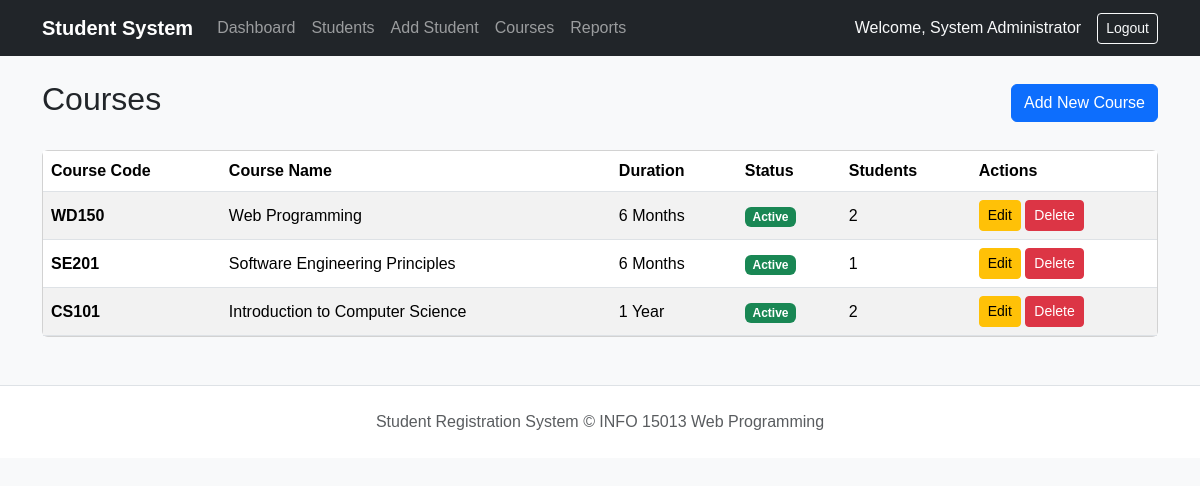
Screenshot of /courses/index.php (signed in) with the database file from the repository.
### tables this page shows
CREATE TABLE `courses` (
  `id` INT AUTO_INCREMENT PRIMARY KEY,
  `course_code` VARCHAR(20) NOT NULL UNIQUE,
  `course_name` VARCHAR(100) NOT NULL,
  `duration` VARCHAR(50) NOT NULL,
  `description` TEXT DEFAULT NULL,
  `status` ENUM('active', 'inactive') NOT NULL DEFAULT 'active',
  `created_at` TIMESTAMP DEFAULT CURRENT_TIMESTAMP
);

### includes/functions.php (called while the page is built)
<?php
function sanitize($data) {
    return htmlspecialchars(trim((string)$data), ENT_QUOTES, 'UTF-8');
}

### courses/index.php (the view, shortened to what this page needs)
<?php
require_once __DIR__ . '/../config/database.php';
require_once __DIR__ . '/../includes/functions.php';
$stmt = $pdo->query("
    SELECT c.*, COUNT(e.student_id) AS student_count
    FROM courses c
    LEFT JOIN enrollments e ON c.id = e.course_id
    GROUP BY c.id
    ORDER BY c.id DESC
");
$courses = $stmt->fetchAll();
require_once __DIR__ . '/../includes/header.php';
?>
<div class="d-flex justify-content-between align-items-center mb-4">
    <h2>Courses</h2>
    <a href="add.php" class="btn btn-primary">Add New Course</a>
</div>
<div class="card">
    <div class="card-body p-0">
        <table class="table table-striped mb-0">
            <thead>
                <tr>
                    <th>Course Code</th>
                    <th>Course Name</th>
                    <th>Duration</th>
                    <th>Status</th>
                    <th>Students</th>
                    <th>Actions</th>
                </tr>
            </thead>
            <tbody>
                <?php if (empty($courses)): ?>
                    <tr>
                        <td colspan="6" class="text-center py-3">No courses found.</td>
                    </tr>
                <?php else: ?>
                    <?php foreach ($courses as $c): ?>
                        <tr>
                            <td><strong><?= sanitize($c['course_code']) ?></strong></td>
                            <td><?= sanitize($c['course_name']) ?></td>
                            <td><?= sanitize($c['duration']) ?></td>
                            <td>
                                <?php if ($c['status'] === 'active'): ?>
                                    <span class="badge bg-success">Active</span>
                                <?php else: ?>
                                    <span class="badge bg-secondary">Inactive</span>
                                <?php endif; ?>
                            </td>
                            <td><?= $c['student_count'] ?></td>
                            <td>
                                <a href="edit.php?id=<?= $c['id'] ?>" class="btn btn-sm btn-warning">Edit</a>
                                <a href="delete.php?id=<?= $c['id'] ?>" class="btn btn-sm btn-danger" onclick="return confirm('Are you sure you want to delete this course?');">Delete</a>
                            </td>
                        </tr>
                    <?php endforeach; ?>
                <?php endif; ?>
            </tbody>
        </table>
    </div>
</div>
<?php require_once __DIR__ . '/../includes/footer.php'; ?>

### assets/css/style.css (style rules this page uses)
body { font-family: Arial, sans-serif; background-color: #f8f9fa; }
.table th, .table td { vertical-align: middle; }

### rows the page displays
courses: course_code "WD150", course_name "Web Programming", duration "6 Months", status "Active", student_count "2"
courses: course_code "SE201", course_name "Software Engineering Principles", duration "6 Months", status "Active", student_count "1"
courses: course_code "CS101", course_name "Introduction to Computer Science", duration "1 Year", status "Active", student_count "2"

### other values shown
$_SESSION['admin_name'] "System Administrator"
